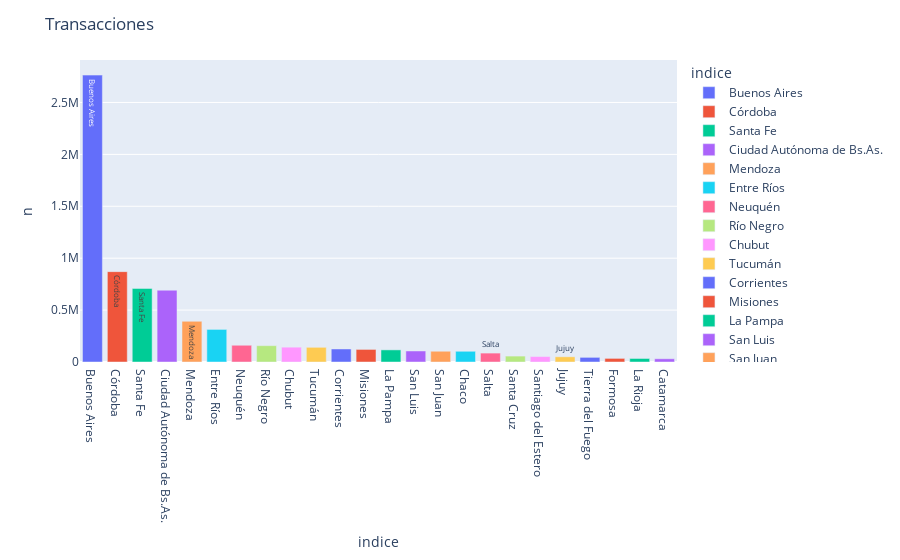

The notebook cell this image was saved under:
### Code cell
plot_hbar(df_group, 'indice', 'n',  'Transacciones')

### Figure 1 — Plotly figure (JSON) as saved in the notebook; plotly's stock layout.template omitted (floating-point values rounded to 4 significant figures)
{"data": [{"alignmentgroup": "True", "hovertemplate": "indice=%{text}<br>n=%{y}<extra></extra>", "legendgroup": "Buenos Aires", "marker": {"color": "#636efa"}, "name": "Buenos Aires", "offsetgroup": "Buenos Aires", "orientation": "v", "showlegend": true, "text": ["Buenos Aires"], "textposition": "auto", "type": "bar", "x": ["Buenos Aires"], "xaxis": "x", "y": [2763650], "yaxis": "y"}, {"alignmentgroup": "True", "hovertemplate": "indice=%{text}<br>n=%{y}<extra></extra>", "legendgroup": "Córdoba", "marker": {"color": "#EF553B"}, "name": "Córdoba", "offsetgroup": "Córdoba", "orientation": "v", "showlegend": true, "text": ["Córdoba"], "textposition": "auto", "type": "bar", "x": ["Córdoba"], "xaxis": "x", "y": [870510], "yaxis": "y"}, {"alignmentgroup": "True", "hovertemplate": "indice=%{text}<br>n=%{y}<extra></extra>", "legendgroup": "Santa Fe", "marker": {"color": "#00cc96"}, "name": "Santa Fe", "offsetgroup": "Santa Fe", "orientation": "v", "showlegend": true, "text": ["Santa Fe"], "textposition": "auto", "type": "bar", "x": ["Santa Fe"], "xaxis": "x", "y": [708882], "yaxis": "y"}, {"alignmentgroup": "True", "hovertemplate": "indice=%{text}<br>n=%{y}<extra></extra>", "legendgroup": "Ciudad Autónoma de Bs.As.", "marker": {"color": "#ab63fa"}, "name": "Ciudad Autónoma de Bs.As.", "offsetgroup": "Ciudad Autónoma de Bs.As.", "orientation": "v", "showlegend": true, "text": ["Ciudad Autónoma de Bs.As."], "textposition": "auto", "type": "bar", "x": ["Ciudad Autónoma de Bs.As."], "xaxis": "x", "y": [691612], "yaxis": "y"}, {"alignmentgroup": "True", "hovertemplate": "indice=%{text}<br>n=%{y}<extra></extra>", "legendgroup": "Mendoza", "marker": {"color": "#FFA15A"}, "name": "Mendoza", "offsetgroup": "Mendoza", "orientation": "v", "showlegend": true, "text": ["Mendoza"], "textposition": "auto", "type": "bar", "x": ["Mendoza"], "xaxis": "x", "y": [392278], "yaxis": "y"}, {"alignmentgroup": "True", "hovertemplate": "indice=%{text}<br>n=%{y}<extra></extra>", "legendgroup": "Entre Ríos", "marker": {"color": "#19d3f3"}, "name": "Entre Ríos", "offsetgroup": "Entre Ríos", "orientation": "v", "showlegend": true, "text": ["Entre Ríos"], "textposition": "auto", "type": "bar", "x": ["Entre Ríos"], "xaxis": "x", "y": [313889], "yaxis": "y"}, {"alignmentgroup": "True", "hovertemplate": "indice=%{text}<br>n=%{y}<extra></extra>", "legendgroup": "Neuquén", "marker": {"color": "#FF6692"}, "name": "Neuquén", "offsetgroup": "Neuquén", "orientation": "v", "showlegend": true, "text": ["Neuquén"], "textposition": "auto", "type": "bar", "x": ["Neuquén"], "xaxis": "x", "y": [161377], "yaxis": "y"}, {"alignmentgroup": "True", "hovertemplate": "indice=%{text}<br>n=%{y}<extra></extra>", "legendgroup": "Río Negro", "marker": {"color": "#B6E880"}, "name": "Río Negro", "offsetgroup": "Río Negro", "orientation": "v", "showlegend": true, "text": ["Río Negro"], "textposition": "auto", "type": "bar", "x": ["Río Negro"], "xaxis": "x", "y": [157420], "yaxis": "y"}, {"alignmentgroup": "True", "hovertemplate": "indice=%{text}<br>n=%{y}<extra></extra>", "legendgroup": "Chubut", "marker": {"color": "#FF97FF"}, "name": "Chubut", "offsetgroup": "Chubut", "orientation": "v", "showlegend": true, "text": ["Chubut"], "textposition": "auto", "type": "bar", "x": ["Chubut"], "xaxis": "x", "y": [142816], "yaxis": "y"}, {"alignmentgroup": "True", "hovertemplate": "indice=%{text}<br>n=%{y}<extra></extra>", "legendgroup": "Tucumán", "marker": {"color": "#FECB52"}, "name": "Tucumán", "offsetgroup": "Tucumán", "orientation": "v", "showlegend": true, "text": ["Tucumán"], "textposition": "auto", "type": "bar", "x": ["Tucumán"], "xaxis": "x", "y": [141465], "yaxis": "y"}, {"alignmentgroup": "True", "hovertemplate": "indice=%{text}<br>n=%{y}<extra></extra>", "legendgroup": "Corrientes", "marker": {"color": "#636efa"}, "name": "Corrientes", "offsetgroup": "Corrientes", "orientation": "v", "showlegend": true, "text": ["Corrientes"], "textposition": "auto", "type": "bar", "x": ["Corrientes"], "xaxis": "x", "y": [125543], "yaxis": "y"}, {"alignmentgroup": "True", "hovertemplate": "indice=%{text}<br>n=%{y}<extra></extra>", "legendgroup": "Misiones", "marker": {"color": "#EF553B"}, "name": "Misiones", "offsetgroup": "Misiones", "orientation": "v", "showlegend": true, "text": ["Misiones"], "textposition": "auto", "type": "bar", "x": ["Misiones"], "xaxis": "x", "y": [121172], "yaxis": "y"}, {"alignmentgroup": "True", "hovertemplate": "indice=%{text}<br>n=%{y}<extra></extra>", "legendgroup": "La Pampa", "marker": {"color": "#00cc96"}, "name": "La Pampa", "offsetgroup": "La Pampa", "orientation": "v", "showlegend": true, "text": ["La Pampa"], "textposition": "auto", "type": "bar", "x": ["La Pampa"], "xaxis": "x", "y": [116795], "yaxis": "y"}, {"alignmentgroup": "True", "hovertemplate": "indice=%{text}<br>n=%{y}<extra></extra>", "legendgroup": "San Luis", "marker": {"color": "#ab63fa"}, "name": "San Luis", "offsetgroup": "San Luis", "orientation": "v", "showlegend": true, "text": ["San Luis"], "textposition": "auto", "type": "bar", "x": ["San Luis"], "xaxis": "x", "y": [106191], "yaxis": "y"}, {"alignmentgroup": "True", "hovertemplate": "indice=%{text}<br>n=%{y}<extra></extra>", "legendgroup": "San Juan", "marker": {"color": "#FFA15A"}, "name": "San Juan", "offsetgroup": "San Juan", "orientation": "v", "showlegend": true, "text": ["San Juan"], "textposition": "auto", "type": "bar", "x": ["San Juan"], "xaxis": "x", "y": [103616], "yaxis": "y"}, {"alignmentgroup": "True", "hovertemplate": "indice=%{text}<br>n=%{y}<extra></extra>", "legendgroup": "Chaco", "marker": {"color": "#19d3f3"}, "name": "Chaco", "offsetgroup": "Chaco", "orientation": "v", "showlegend": true, "text": ["Chaco"], "textposition": "auto", "type": "bar", "x": ["Chaco"], "xaxis": "x", "y": [103254], "yaxis": "y"}, {"alignmentgroup": "True", "hovertemplate": "indice=%{text}<br>n=%{y}<extra></extra>", "legendgroup": "Salta", "marker": {"color": "#FF6692"}, "name": "Salta", "offsetgroup": "Salta", "orientation": "v", "showlegend": true, "text": ["Salta"], "textposition": "auto", "type": "bar", "x": ["Salta"], "xaxis": "x", "y": [85867], "yaxis": "y"}, {"alignmentgroup": "True", "hovertemplate": "indice=%{text}<br>n=%{y}<extra></extra>", "legendgroup": "Santa Cruz", "marker": {"color": "#B6E880"}, "name": "Santa Cruz", "offsetgroup": "Santa Cruz", "orientation": "v", "showlegend": true, "text": ["Santa Cruz"], "textposition": "auto", "type": "bar", "x": ["Santa Cruz"], "xaxis": "x", "y": [57067], "yaxis": "y"}, {"alignmentgroup": "True", "hovertemplate": "indice=%{text}<br>n=%{y}<extra></extra>", "legendgroup": "Santiago del Estero", "marker": {"color": "#FF97FF"}, "name": "Santiago del Estero", "offsetgroup": "Santiago del Estero", "orientation": "v", "showlegend": true, "text": ["Santiago del Estero"], "textposition": "auto", "type": "bar", "x": ["Santiago del Estero"], "xaxis": "x", "y": [52615], "yaxis": "y"}, {"alignmentgroup": "True", "hovertemplate": "indice=%{text}<br>n=%{y}<extra></extra>", "legendgroup": "Jujuy", "marker": {"color": "#FECB52"}, "name": "Jujuy", "offsetgroup": "Jujuy", "orientation": "v", "showlegend": true, "text": ["Jujuy"], "textposition": "auto", "type": "bar", "x": ["Jujuy"], "xaxis": "x", "y": [50172], "yaxis": "y"}, {"alignmentgroup": "True", "hovertemplate": "indice=%{text}<br>n=%{y}<extra></extra>", "legendgroup": "Tierra del Fuego", "marker": {"color": "#636efa"}, "name": "Tierra del Fuego", "offsetgroup": "Tierra del Fuego", "orientation": "v", "showlegend": true, "text": ["Tierra del Fuego"], "textposition": "auto", "type": "bar", "x": ["Tierra del Fuego"], "xaxis": "x", "y": [44834], "yaxis": "y"}, {"alignmentgroup": "True", "hovertemplate": "indice=%{text}<br>n=%{y}<extra></extra>", "legendgroup": "Formosa", "marker": {"color": "#EF553B"}, "name": "Formosa", "offsetgroup": "Formosa", "orientation": "v", "showlegend": true, "text": ["Formosa"], "textposition": "auto", "type": "bar", "x": ["Formosa"], "xaxis": "x", "y": [34822], "yaxis": "y"}, {"alignmentgroup": "True", "hovertemplate": "indice=%{text}<br>n=%{y}<extra></extra>", "legendgroup": "La Rioja", "marker": {"color": "#00cc96"}, "name": "La Rioja", "offsetgroup": "La Rioja", "orientation": "v", "showlegend": true, "text": ["La Rioja"], "textposition": "auto", "type": "bar", "x": ["La Rioja"], "xaxis": "x", "y": [34019], "yaxis": "y"}, {"alignmentgroup": "True", "hovertemplate": "indice=%{text}<br>n=%{y}<extra></extra>", "legendgroup": "Catamarca", "marker": {"color": "#ab63fa"}, "name": "Catamarca", "offsetgroup": "Catamarca", "orientation": "v", "showlegend": true, "text": ["Catamarca"], "textposition": "auto", "type": "bar", "x": ["Catamarca"], "xaxis": "x", "y": [30990], "yaxis": "y"}], "layout": {"autosize": true, "barmode": "relative", "legend": {"title": {"text": "indice"}, "tracegroupgap": 0}, "margin": {"t": 60}, "title": {"text": "Transacciones"}, "uniformtext": {"minsize": 8, "mode": "hide"}, "xaxis": {"anchor": "y", "autorange": true, "categoryarray": ["Buenos Aires", "Córdoba", "Santa Fe", "Ciudad Autónoma de Bs.As.", "Mendoza", "Entre Ríos", "Neuquén", "Río Negro", "Chubut", "Tucumán", "Corrientes", "Misiones", "La Pampa", "San Luis", "San Juan", "Chaco", "Salta", "Santa Cruz", "Santiago del Estero", "Jujuy", "Tierra del Fuego", "Formosa", "La Rioja", "Catamarca"], "categoryorder": "array", "domain": [0, 1], "range": [-0.5, 23.5], "title": {"text": "indice"}, "type": "category"}, "yaxis": {"anchor": "x", "autorange": true, "domain": [0, 1], "range": [0, 2909000.0], "title": {"text": "n"}, "type": "linear"}}}
